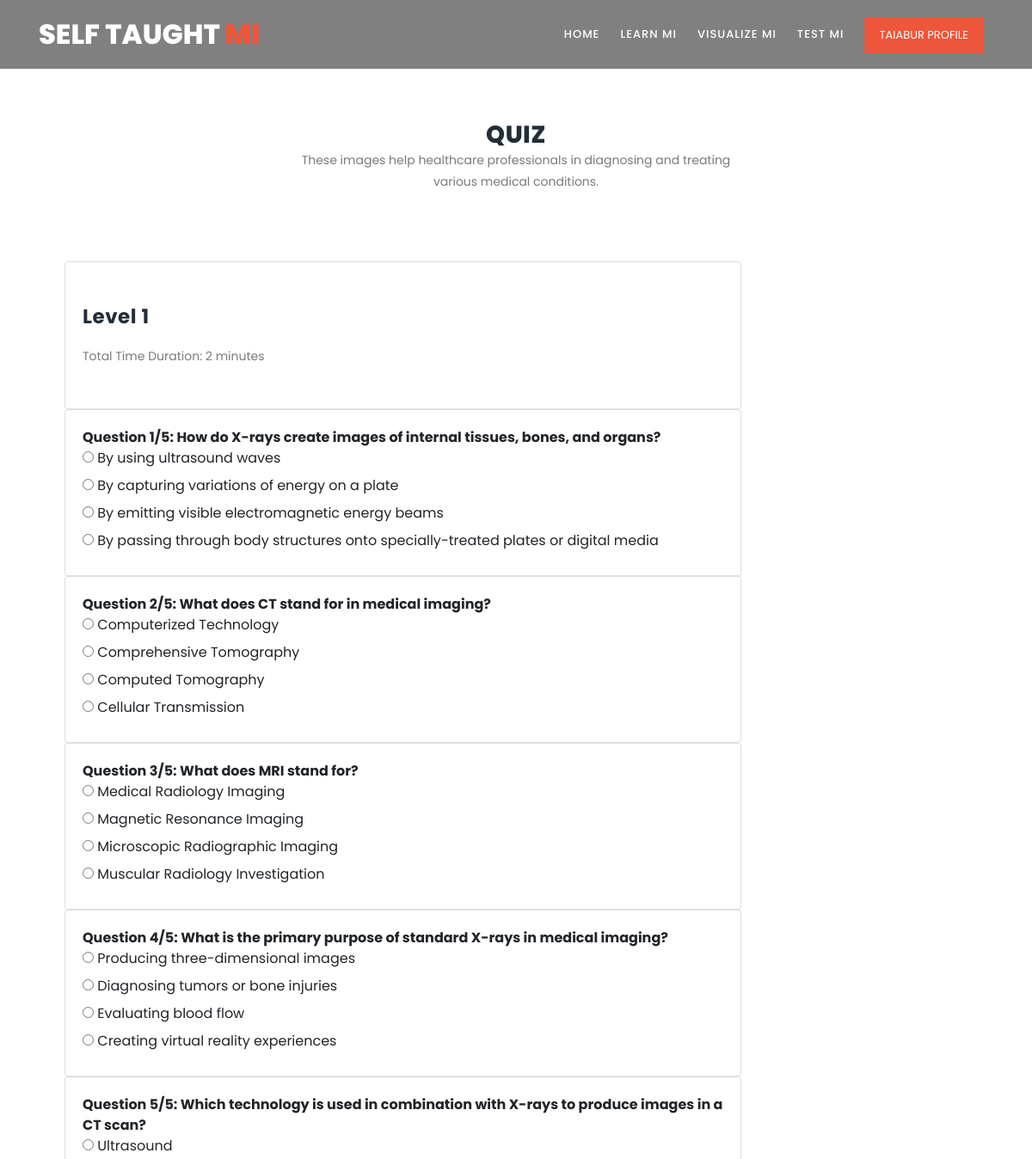
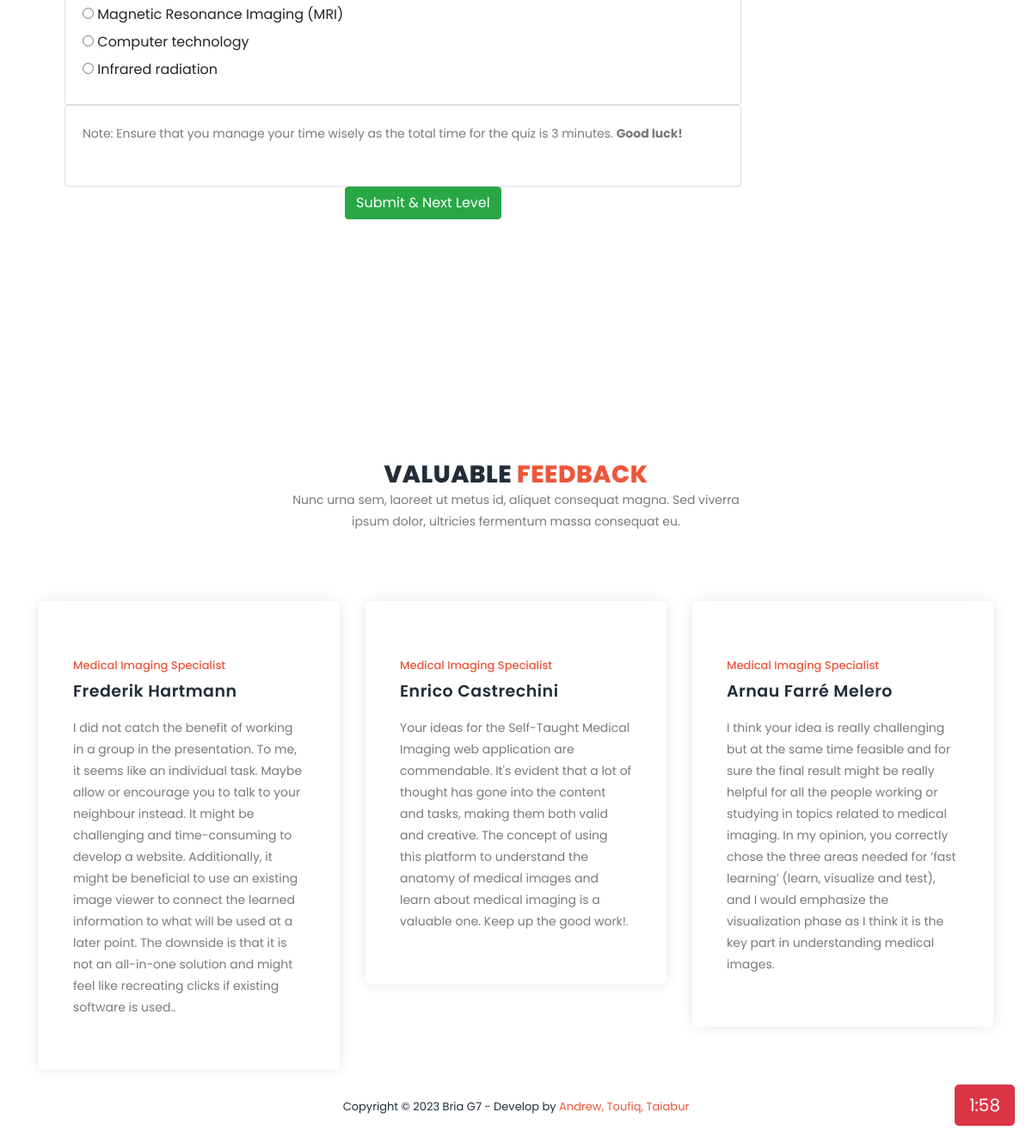
The page /quiz?level=1 (signed in) on the database its author committed (2 pictures, top to bottom).
### tables this page shows
CREATE TABLE questions (
    id INTEGER PRIMARY KEY,
    question TEXT NOT NULL,
    option1 VARCHAR(255) NULL,
    option2 VARCHAR(255) NULL,
    option3 VARCHAR(255) NULL,
    option4 VARCHAR(255) NULL,
    answer VARCHAR(255) NULL,
    level VARCHAR(255) NULL,
    category VARCHAR(255) NULL,
    created_by VARCHAR(255) NULL,
    created_at TIMESTAMP DEFAULT CURRENT_TIMESTAMP
);

### views.py (the view, shortened to what this page needs)
@app.route('/quiz',methods=['GET', 'POST'])
def quiz():
    if 'user_id' not in session:
        return redirect(url_for('login'))
    name = request.args.get('name')
    level = request.args.get('level')
    level = int(level)
    level_title = make_level_title(level)
    if 'quiz_id' not in session:
        session['quiz_id'] = secrets.token_urlsafe(12)
        session['quiz_time'] = 0
    if 'quiz_level_passed' not in session:
        session['quiz_level_passed'] = 1
    if session['quiz_level_passed'] > level:
        return redirect(url_for('quiz', name=name,level=session['quiz_level_passed']))
    conn = get_db_connection()
    questions = conn.execute('SELECT * FROM questions WHERE level=? ORDER BY question',(level_title,))
    questions = questions.fetchall()
    question_lev=int(level)
    session['quiz_level_passed']=level
    conn.close()
    return render_template('quiz.html',name=name,level=level,questions=questions)

### admin.py (called while the page is built)
@app.before_request
def check_admin_access():
    if request.endpoint and request.endpoint.startswith('admin'):
        if not is_admin():
            return redirect(url_for('hello'))

### views.py (called while the page is built)
def get_db_connection():
    conn = sqlite3.connect('database.db')
    conn.row_factory = sqlite3.Row
    return conn

def make_level_title(level):
    return 'Level ' + str(level)

### templates/quiz.html (shortened to what this page needs)
{% extends 'base.html' %} {% block content %} {% set new_level = level|int + 1
%}
<section class="section" id="our-classes">
  <div class="container">
    <div class="row">
      <div class="col-lg-6 offset-lg-3">
        <div class="section-heading">
          <h2>Quiz </h2>
          <p>
            These images help healthcare professionals in diagnosing and
            treating various medical conditions.
          </p>
        </div>
      </div>
    </div>
    <div class="row" id="tabs">
      <form
        action="{{url_for('quiz', name=name,level=new_level)}}"
        id="frmQuiz"
        method="post"
        onsubmit="return validateForm()"
      >
        <div class="col-lg-11">
          <section class="tabs-content">
            <article>
              <div class="card">
                <div class="card-body">
                  <h4>Level {{level}}</h4>
                  <p>Total Time Duration: 2 minutes</p>
                </div>
              </div>
              {% for question in questions %}
              <div class="card">
                <div class="card-body">
                  <strong
                    >Question {{loop.index}}/5: {{question.question}}</strong
                  ><br />
                  <label>
                    <input
                      type="radio"
                      name="{{question.id}}"
                      value="{{question.option1}}"
                      required
                    />
                    {{ question.option1 }} </label
                  ><br />
                  <label>
                    <input
                      type="radio"
                      name="{{question.id}}"
                      value="{{question.option2}}"
                      required
                    />
                    {{ question.option2 }} </label
                  ><br />
                  <label>
                    <input
                      type="radio"
                      name="{{question.id}}"
                      value="{{question.option3}}"
                      required
                    />
                    {{ question.option3 }} </label
                  ><br />
                  <label>
                    <input
                      type="radio"
                      name="{{question.id}}"
                      value="{{question.option4}}"
                      required
                    />
                    {{ question.option4 }} </label
                  ><br />
                </div>
              </div>
              {% endfor %}
              <div class="card">
                <div class="card-body">
                  <p>
                    Note: Ensure that you manage your time wisely as the total
                    time for the quiz is 3 minutes.
                    <strong>Good luck!</strong>
                  </p>
                </div>
              </div>
            </article>
          </section>
        </div>
        <div class="col-lg-12" style="text-align: center">
          <div class="main-button scroll-to-section">
            <button type="submit" class="btn btn-success">
              Submit {% if level|int != 5 %} & Next Level {% endif %}
            </button>
          </div>
        </div>
      </form>
    </div>
  </div>
  <button
    type="button"
    class="btn btn-danger btn-lg fixed-button"
    id="countdown"
  ></button>
</section>
{% endblock %}

### static/assets/css/templatemo-training-studio.css (style rules this page uses)
html, body, div, span, applet, object, iframe, h1, h2, h3, h4, h5, h6, p, blockquote, div pre, a, abbr, acronym, address, big, cite, code, del, dfn, em, font, img, ins, kbd, q, s, samp, small, strike, strong, sub, sup, tt, var, b, u, i, center, dl, dt, dd, ol, ul, li, figure, header, nav, section, article, aside, footer, figcaption { margin: 0; padding: 0; border: 0; outline: 0; }
header, nav, section, article, aside, footer, hgroup { display: block; }
* { box-sizing: border-box; }
html, body { font-family: 'Poppins', sans-serif; font-weight: 400; background-color: #fff; font-size: 16px; -ms-text-size-adjust: 100%; -webkit-font-smoothing: antialiased; -moz-osx-font-smoothing: grayscale; }
h1, h2, h3, h4, h5, h6 { margin-top: 0px; margin-bottom: 0px; }
p { font-size: 14px; line-height: 25px; color: #7a7a7a; }
html, body { background: #fff; font-family: 'Poppins', sans-serif; }
.section-heading { text-align: center; margin-top: 140px; margin-bottom: 80px; }
.section-heading h2 { font-size: 28px; font-weight: 800; color: #232d39; text-transform: uppercase; letter-spacing: 0.5px; margin-top: 0px; margin-bottom: 0px; }
#our-classes { margin-bottom: 140px; }
.tabs-content { margin-left: 30px; text-align: left; display: inline-block; transition: all 0.3s; }
.tabs-content h4 { font-size: 23px; font-weight: 700; color: #232d39; letter-spacing: 0.5px; margin-bottom: 20px; margin-top: 30px; }
.tabs-content p { font-size: 14px; color: #7a7a7a; margin-bottom: 28px; }

### templates/quiz.html (style rules this page uses)
.fixed-button { position: fixed; bottom: 20px; right: 20px; }

### rows shown on the page
questions: question "How do X-rays create images of internal tissues, bones, and organs?", option1 "By using ultrasound waves", option2 "By capturing variations of energy on a plate", option3 "By emitting visible electromagnetic energy beams", option4 "By passing through body structures onto specially-treated plates or digital media"
questions: question "What does CT stand for in medical imaging?", option1 "Computerized Technology", option2 "Comprehensive Tomography", option3 "Computed Tomography", option4 "Cellular Transmission"
questions: question "What does MRI stand for?", option1 "Medical Radiology Imaging", option2 "Magnetic Resonance Imaging", option3 "Microscopic Radiographic Imaging", option4 "Muscular Radiology Investigation"
questions: question "What is the primary purpose of standard X-rays in medical imaging?", option1 "Producing three-dimensional images", option2 "Diagnosing tumors or bone injuries", option3 "Evaluating blood flow", option4 "Creating virtual reality experiences"
questions: question "Which technology is used in combination with X-rays to produce images in a CT scan?", option1 "Ultrasound", option2 "Magnetic Resonance Imaging (MRI)", option3 "Computer technology", option4 "Infrared radiation"

### other values the page prints
{{ session['user_fullname'] }} "TAIABUR"
{{ level }} "1"
